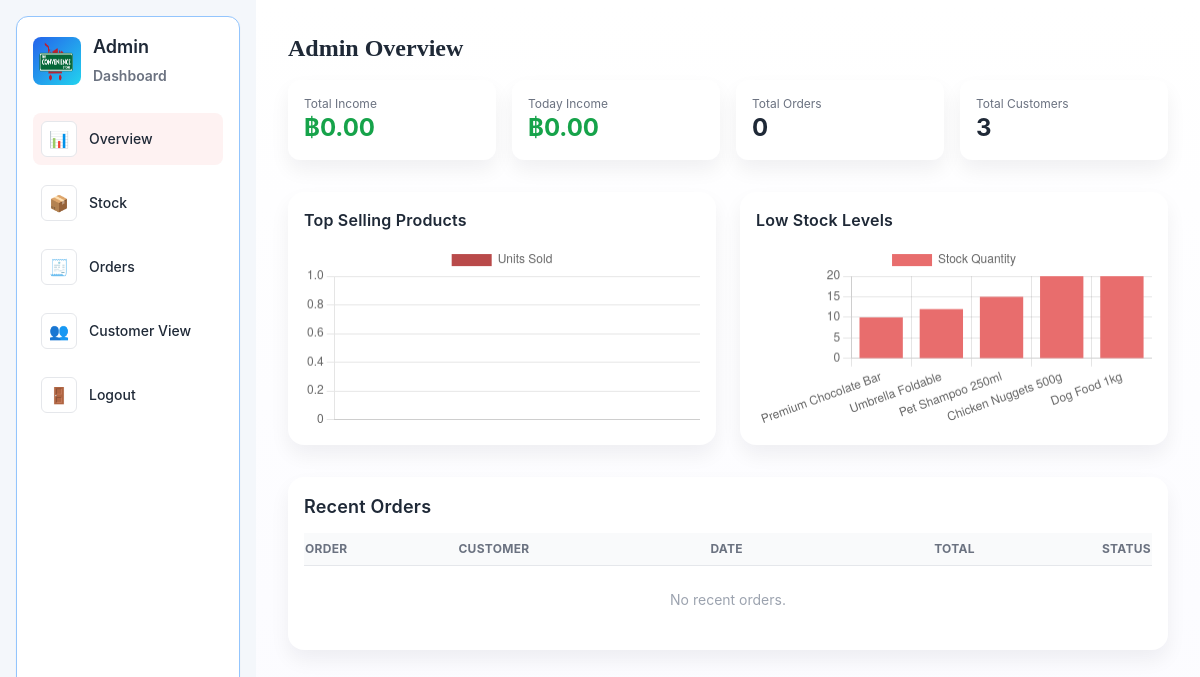
Before: /database-Project-convenience-store-main/ADMIN_HOME.php (signed in) with the older database file.
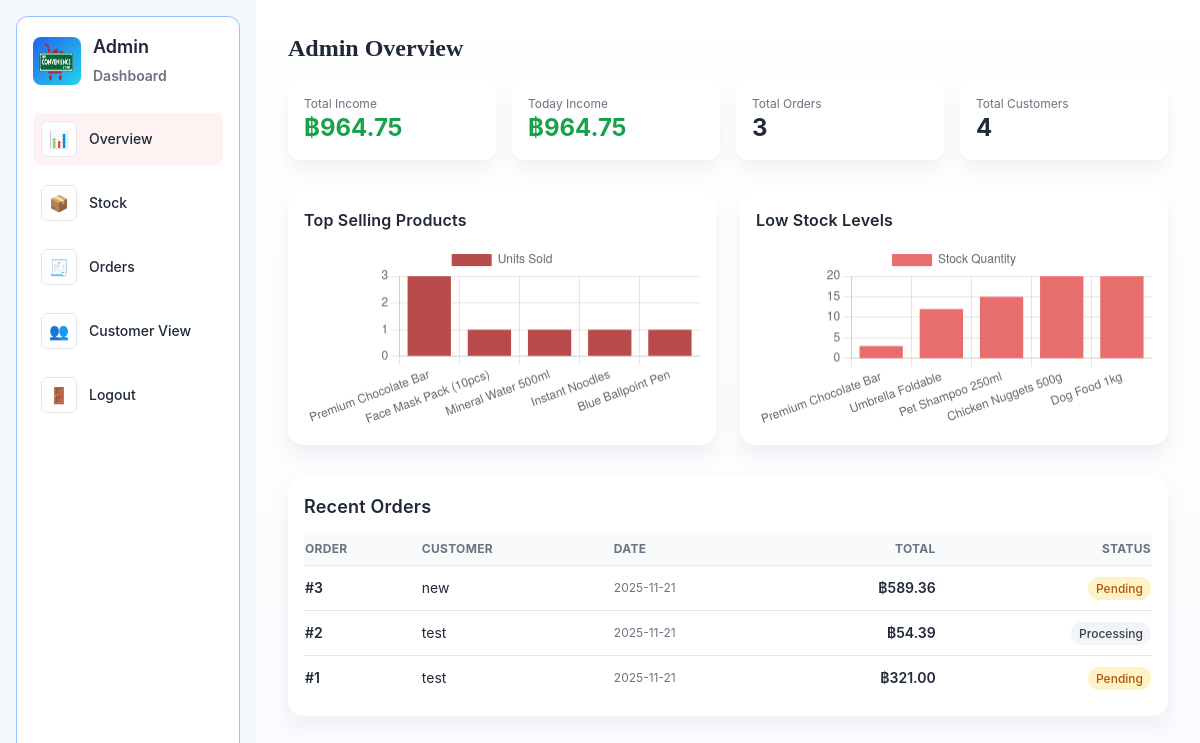
After: the same page with the newer database file.
### tables this page shows
CREATE TABLE `orders` (
  `order_id` int(11) NOT NULL,
  `user_id` bigint(20) DEFAULT NULL,
  `order_date` date DEFAULT NULL,
  `total_amount` decimal(8,2) DEFAULT NULL,
  `payment_type` varchar(20) DEFAULT NULL,
  `status` enum('Pending','Processing','Packed','Delivered','Completed','Cancelled') NOT NULL DEFAULT 'Pending',
  `coupon_id` int(11) DEFAULT NULL
);

CREATE TABLE `users` (
  `user_id` bigint(20) NOT NULL,
  `username` varchar(50) DEFAULT NULL,
  `password` varbinary(50) DEFAULT NULL,
  `email` varchar(100) DEFAULT NULL,
  `phone_number` varchar(15) DEFAULT NULL,
  `role` enum('Customer','Staff','Admin') NOT NULL DEFAULT 'Customer',
  `points` int(11) DEFAULT '0'
);

### database-Project-convenience-store-main/ADMIN_HOME.php (the view, shortened to what this page needs)
<?php
require_once 'connect.php';
$totalIncome = 0;
$todayIncome = 0;
$sql = "SELECT IFNULL(SUM(total_amount), 0) AS total FROM orders";
if ($res = $mysqli->query($sql)) {
    if ($row = $res->fetch_assoc()) {
        $totalIncome = (float)$row['total'];
    }
}
$sql = "SELECT IFNULL(SUM(total_amount), 0) AS total
        FROM orders
        WHERE DATE(order_date) = CURDATE()";
if ($res = $mysqli->query($sql)) {
    if ($row = $res->fetch_assoc()) {
        $todayIncome = (float)$row['total'];
    }
}
$totalOrders = 0;
$sql = "SELECT COUNT(*) AS cnt FROM orders";
if ($res = $mysqli->query($sql)) {
    if ($row = $res->fetch_assoc()) {
        $totalOrders = (int)$row['cnt'];
    }
}
$totalCustomers = 0;
$sql = "SELECT COUNT(*) AS cnt FROM users WHERE role = 'Customer'";
if ($res = $mysqli->query($sql)) {
    if ($row = $res->fetch_assoc()) {
        $totalCustomers = (int)$row['cnt'];
    }
}
$recentOrders = [];
$sql = "
    SELECT o.order_id,
           o.order_date,
           o.total_amount,
           o.status,
           u.username
    FROM orders o
    LEFT JOIN users u ON o.user_id = u.user_id
    ORDER BY o.order_id DESC
    LIMIT 5
";
if ($res = $mysqli->query($sql)) {
    while ($row = $res->fetch_assoc()) {
        $recentOrders[] = $row;
    }
}
$topProducts = [];
$sql = "
    SELECT p.product_name,
           SUM(od.quantity) AS qty_sold
    FROM orderdetails od
    JOIN products p ON od.product_id = p.product_id
    GROUP BY od.product_id
    ORDER BY qty_sold DESC
    LIMIT 5
";
if ($res = $mysqli->query($sql)) {
    while ($row = $res->fetch_assoc()) {
        $topProducts[] = $row;
    }
}
$lowStock = [];
$sql = "
    SELECT product_name, stock_qty
    FROM products
    ORDER BY stock_qty ASC
    LIMIT 5
";
if ($res = $mysqli->query($sql)) {
    while ($row = $res->fetch_assoc()) {
        $lowStock[] = $row;
    }
}
?>
<!DOCTYPE html>
<html lang="en">
<head>
    <link rel="stylesheet" href="css/style.css">
    <script src="https://cdn.tailwindcss.com"></script>
</head>
<body class="min-h-screen antialiased text-gray-800">
<div class="flex min-h-screen">
    <aside class="w-64 bg-sidebar p-4 sticky top-0 h-screen overflow-y-auto">
        <div class="bg-white border border-blue-300 rounded-xl p-4 shadow-sm flex flex-col h-full">
            <div class="flex items-center gap-3 mb-6">
                <div class="w-12 h-12 rounded-lg bg-gradient-to-br from-blue-600 to-cyan-400 text-white flex items-center justify-center">
                    <img src="asset/2960679-2182.png" class="w-full h-full rounded-lg" />
                </div>
                <div>
                    <div class="text-lg font-semibold">Admin<br><span class="text-sm text-gray-500">Dashboard</span></div>
                </div>
            </div>
            <nav class="flex-1">
                <ul class="space-y-3">
                    <li class="bg-red-50 rounded-lg">
                        <a href="ADMIN_HOME.php" class="flex items-center gap-3 px-2 py-2 hover:bg-gray-50">
                            <span class="w-9 h-9 flex items-center justify-center rounded-md bg-white border">📊</span>
                            <span class="text-sm font-medium">Overview</span>
                        </a>
                    </li>
                    <li>
                        <a href="ADMIN_STOCK.php" class="flex items-center gap-3 px-2 py-2 hover:bg-gray-50">
                            <span class="w-9 h-9 flex items-center justify-center rounded-md bg-white border">📦</span>
                            <span class="text-sm font-medium">Stock</span>
                        </a>
                    </li>
                    <li>
                        <a href="ADMIN_ORDERS.php" class="flex items-center gap-3 px-2 py-2 hover:bg-gray-50">
                            <span class="w-9 h-9 flex items-center justify-center rounded-md bg-white border">🧾</span>
                            <span class="text-sm font-medium">Orders</span>
                        </a>
                    </li>
                    <li>
                        <a href="ADMIN_CUSTOMERS.php" class="flex items-center gap-3 px-2 py-2 hover:bg-gray-50">
                            <span class="w-9 h-9 flex items-center justify-center rounded-md bg-white border">👥</span>
                            <span class="text-sm font-medium">Customer View</span>
                        </a>
                    </li>
                    <li>
                        <a href="logout.php" onclick="confirmLogout()" class="flex items-center gap-3 px-2 py-2 hover:bg-gray-50">
                            <span class="w-9 h-9 flex items-center justify-center rounded-md bg-white border">🚪</span>
                            <span class="text-sm font-medium">Logout</span>
                        </a>
                    </li>
                </ul>
            </nav>
        </div>
    </aside>
    <div class="flex-1 p-8">
        <div class="max-w-screen-xl mx-auto">
            <h1 class="text-2xl font-bold mb-4" style="font-family:'PT Serif',serif;">Admin Overview</h1>
            <div class="grid grid-cols-1 md:grid-cols-4 gap-4 mb-8">
                <div class="bg-white rounded-xl p-4 shadow-card">
                    <div class="text-xs text-gray-500">Total Income</div>
                    <div class="text-2xl text-green-600 font-bold">฿<?= number_format($totalIncome,2) ?></div>
                </div>
                <div class="bg-white rounded-xl p-4 shadow-card">
                    <div class="text-xs text-gray-500">Today Income</div>
                    <div class="text-2xl text-green-600 font-bold">฿<?= number_format($todayIncome,2) ?></div>
                </div>
                <div class="bg-white rounded-xl p-4 shadow-card">
                    <div class="text-xs text-gray-500">Total Orders</div>
                    <div class="text-2xl font-bold"><?= $totalOrders ?></div>
                </div>
                <div class="bg-white rounded-xl p-4 shadow-card">
                    <div class="text-xs text-gray-500">Total Customers</div>
                    <div class="text-2xl font-bold"><?= $totalCustomers ?></div>
                </div>
            </div>
            <div class="grid grid-cols-1 lg:grid-cols-2 gap-6 mb-8">
                <div class="bg-white rounded-2xl shadow-card p-4">
                    <h2 class="text-base font-semibold mb-3">Top Selling Products</h2>
                    <canvas id="topSellingChart" height="140"></canvas>
                </div>
                <div class="bg-white rounded-2xl shadow-card p-4">
                    <h2 class="text-base font-semibold mb-3">Low Stock Levels</h2>
                    <canvas id="lowStockChart" height="140"></canvas>
                </div>
            </div>
            <div class="bg-white rounded-2xl shadow-card p-4">
                <h2 class="text-lg font-semibold mb-3">Recent Orders</h2>
                <div class="overflow-x-auto">
                    <table class="w-full text-sm">
                        <thead class="text-xs uppercase tracking-wide text-gray-500 bg-gray-50 border-b">
                            <tr>
                                <th class="py-2 text-left">Order</th>
                                <th class="py-2 text-left">Customer</th>
                                <th class="py-2 text-left">Date</th>
                                <th class="py-2 text-right">Total</th>
                                <th class="py-2 text-right">Status</th>
                            </tr>
                        </thead>
                        <tbody class="divide-y">
                        <?php if (empty($recentOrders)): ?>
                            <tr>
                                <td colspan="5" class="py-6 text-center text-gray-400">
                                    No recent orders.
                                </td>
                            </tr>
                        <?php else: foreach ($recentOrders as $o): ?>
                            <?php
                                $st = $o['status'];
                                $badge = "bg-gray-100 text-gray-700";
                                if ($st === "Pending")   $badge = "bg-amber-100 text-amber-700";
                            ?>
                            <tr class="hover:bg-gray-50 transition">
                                <td class="py-3 font-semibold text-gray-800">#<?= (int)$o['order_id'] ?></td>
                                <td class="py-3"><?= htmlspecialchars($o['username']) ?></td>
                                <td class="py-3 text-gray-500 text-xs"><?= htmlspecialchars($o['order_date']) ?></td>
                                <td class="py-3 text-right font-semibold">
                                    ฿<?= number_format($o['total_amount'], 2) ?>
                                </td>
                                <td class="py-3 text-right">
                                    <span class="px-2 py-1 rounded-full text-xs font-medium <?= $badge ?>">
                                        <?= htmlspecialchars($st) ?>
                                    </span>
                                </td>
                            </tr>
                        <?php endforeach; endif; ?>
                        </tbody>
                    </table>
                </div>
            </div>
        </div>
    </div>
</div>
<script>
/* TOP SELLING CHART DATA */
const topLabels = <?= json_encode(array_column($topProducts,'product_name')) ?>;
const topValues = <?= json_encode(array_column($topProducts,'qty_sold')) ?>;
new Chart(document.getElementById('topSellingChart'), {
    type: 'bar',
    data: {
        labels: topLabels,
        datasets: [{
            label: 'Units Sold',
            data: topValues,
            backgroundColor: '#b94a4a'
        }]
    }
});
/* LOW STOCK CHART DATA */
const lowLabels = <?= json_encode(array_column($lowStock,'product_name')) ?>;
const lowValues = <?= json_encode(array_column($lowStock,'stock_qty')) ?>;
new Chart(document.getElementById('lowStockChart'), {
    type: 'bar',
    data: {
        labels: lowLabels,
        datasets: [{
            label: 'Stock Quantity',
            data: lowValues,
            backgroundColor: '#e86d6d'
        }]
    }
});
</script>
</body>
</html>

### database-Project-convenience-store-main/css/style.css (style rules this page uses)
* { box-sizing: border-box; }
html, body { height: 100%; }
body { margin: 0; font-family: -apple-system, BlinkMacSystemFont, 'Segoe UI', Roboto, 'Helvetica Neue', Arial; background: linear-gradient(180deg, #f7f9fc 0%, #eef2f6 100%); color: #222; -webkit-font-smoothing: antialiased; -moz-osx-font-smoothing: grayscale; }
h2 { margin: 4px 0 18px; font-size: 20px; letter-spacing: 0.2px; }
a { color: #1f5fe0; text-decoration: none; }
.grid { display: grid; grid-template-columns: repeat(auto-fill, minmax(120px, 1fr)); gap: 18px; }
body { font-family: Inter, system-ui, sans-serif; background: linear-gradient(180deg,#fff 0%, #fbfbff 100%); }
@media (min-width: 900px) { .grid { grid-template-columns: repeat(4, 1fr); } }

Changed rows visible on the page:
added orders: order_id "3", user.username "new", order_date "2025-11-21", total_amount "589.36", status "Pending"
added orders: order_id "2", user.username "test", order_date "2025-11-21", total_amount "54.39", status "Processing"
added orders: order_id "1", user.username "test", order_date "2025-11-21", total_amount "321.00", status "Pending"
Other visible differences:
$totalIncome: "0.00" → "964.75"
$todayIncome: "0.00" → "964.75"
$totalOrders: "0" → "3"
$totalCustomers: "3" → "4"
chart data {{ json_encode(array_column($topProducts,'product_name')) }}: [] → ["Premium Chocolate Bar","Face Mask Pack (10pcs)","Mineral Water 500ml","Instant Noodles","Blue Ballpoint Pen"]
chart data {{ json_encode(array_column($topProducts,'qty_sold')) }}: [] → ["3","1","1","1","1"]
chart data {{ json_encode(array_column($lowStock,'stock_qty')) }}: ["10","12","15","20","20"] → ["3","12","15","20","20"]
text no longer shown: "No recent orders."
